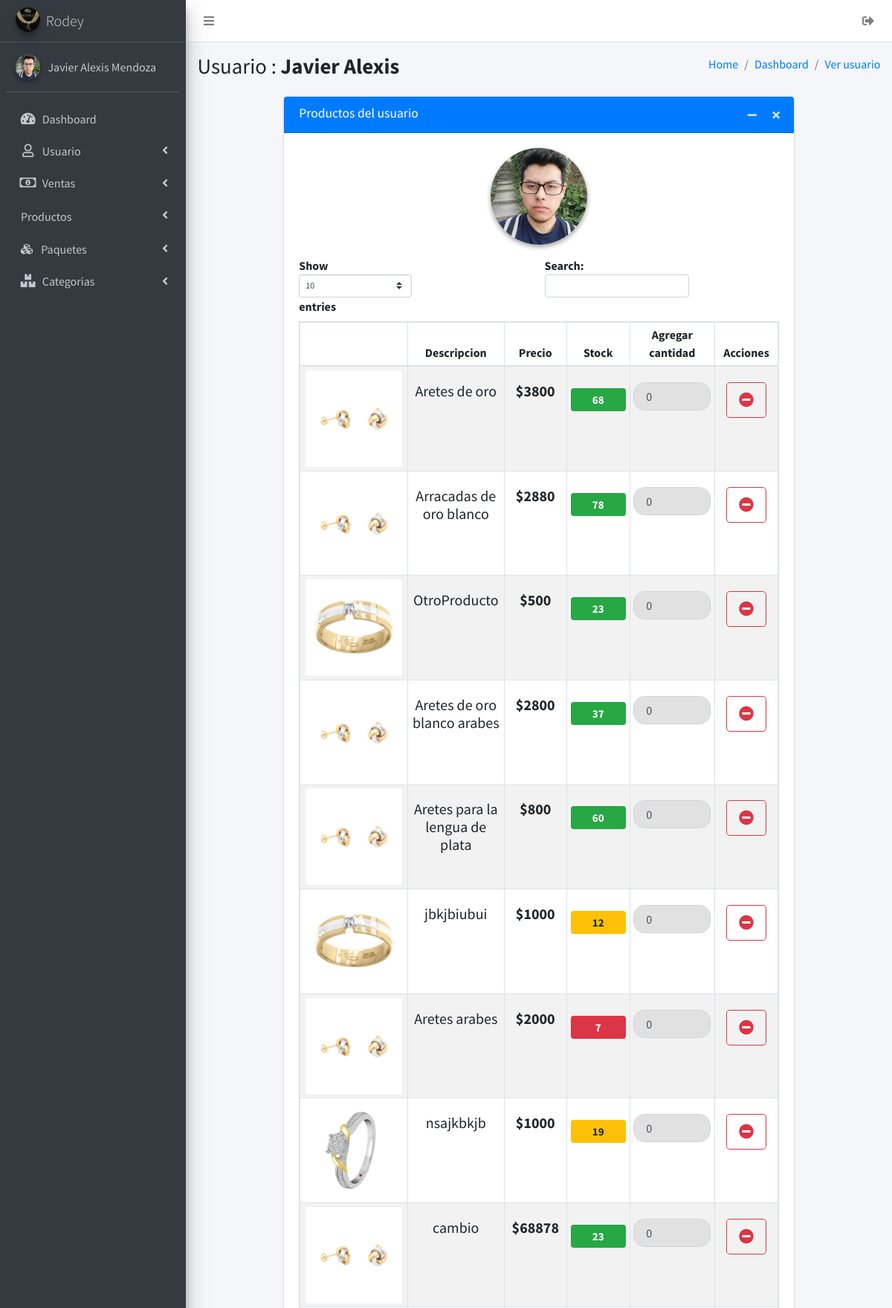
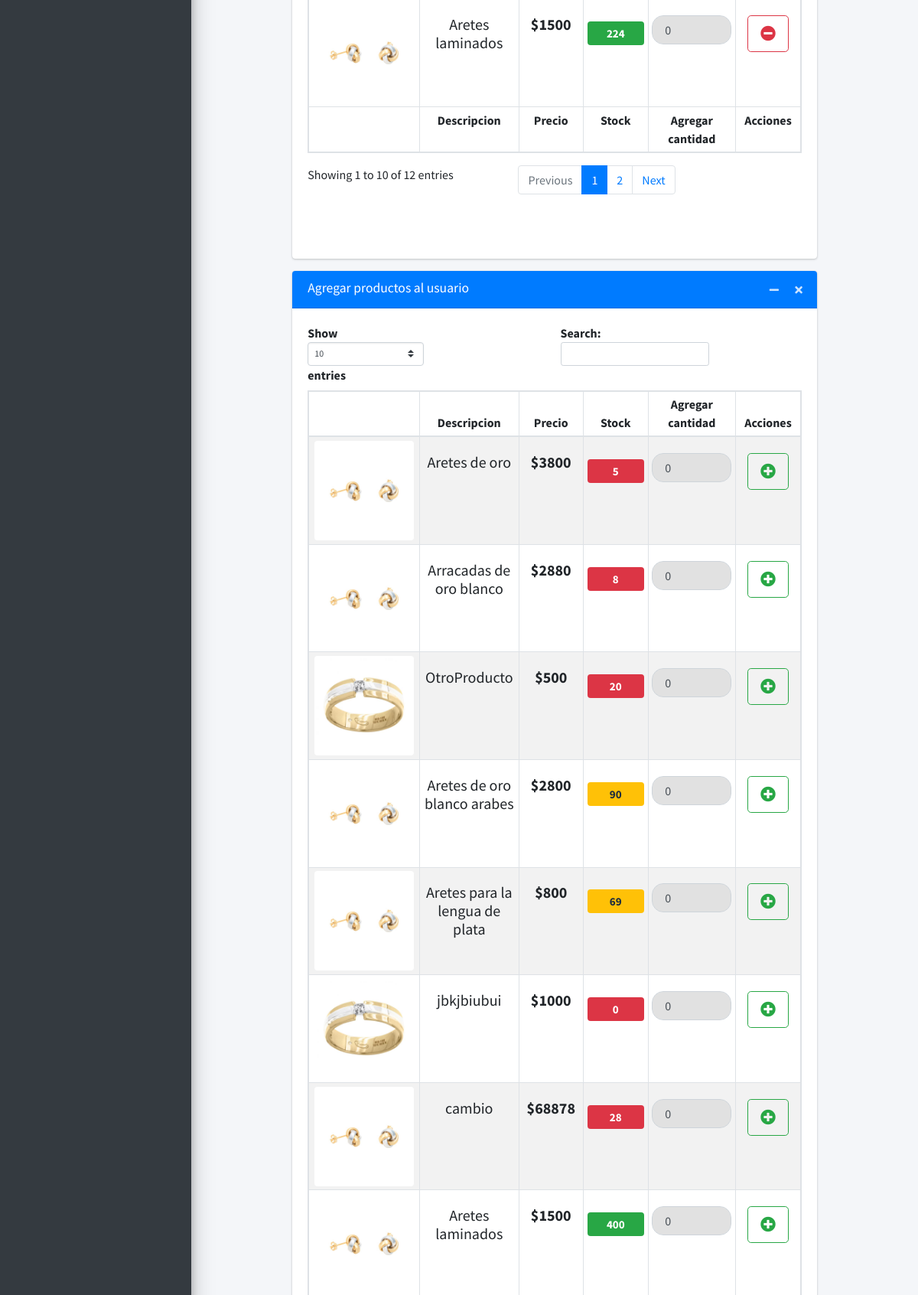
Page /vendedores/asignarProducto/masProducto.php?id=8 (signed in, upper part) on the committed database (2 pictures, top to bottom).
### tables this page shows
CREATE TABLE `usuarios` (
  `idusuarios` int NOT NULL AUTO_INCREMENT,
  `nombre` varchar(45) NOT NULL,
  `apellidoP` varchar(45) NOT NULL,
  `apellidoM` varchar(45) NOT NULL,
  `numeroCelular` varchar(20) DEFAULT NULL,
  `correoElectronico` varchar(45) DEFAULT NULL,
  `direccion` varchar(100) DEFAULT NULL,
  `estado` tinyint(1) NOT NULL DEFAULT '1',
  `usuario` varchar(30) NOT NULL,
  `contraseña` varchar(300) NOT NULL,
  `imgUsuario` varchar(200) DEFAULT NULL,
  `categoria_usuario` int NOT NULL,
  PRIMARY KEY (`idusuarios`),
  KEY `fk_categoria_idx` (`categoria_usuario`),
  CONSTRAINT `fk_categoria` FOREIGN KEY (`categoria_usuario`) REFERENCES `categoria_usuario` (`idcategoria_usuario`)
);

CREATE TABLE `producto` (
  `idProducto` int NOT NULL AUTO_INCREMENT,
  `categoria_kf` int NOT NULL,
  `descripcion` varchar(150) NOT NULL,
  `costo_compra` float NOT NULL,
  `costo_venta` float NOT NULL,
  `cantidad_stock` int NOT NULL,
  `img_producto` varchar(200) DEFAULT NULL,
  PRIMARY KEY (`idProducto`),
  KEY `fk_producto_categoria_idx` (`categoria_kf`),
  CONSTRAINT `fk_producto_categoria` FOREIGN KEY (`categoria_kf`) REFERENCES `categoria_producto` (`idcategoria_producto`)
);

CREATE TABLE `stockUsuario` (
  `idUsuario` int NOT NULL,
  `idProducto` int NOT NULL,
  `cantidadProducto` int NOT NULL,
  KEY `fk_stockProducto_idx` (`idProducto`),
  KEY `fk_stockUsuario_idx` (`idUsuario`),
  CONSTRAINT `fk_stockProducto` FOREIGN KEY (`idProducto`) REFERENCES `producto` (`idProducto`),
  CONSTRAINT `fk_stockUsuario` FOREIGN KEY (`idUsuario`) REFERENCES `usuarios` (`idusuarios`)
);

### vendedores/asignarProducto/masProducto.php (the view, shortened to what the rows shown need)
<?php
include '../../sessionIniciada.php';
?>
<!DOCTYPE html>
<html lang="es">
<head>
    <link rel="stylesheet" href="../../plugins/fontawesome-free/css/all.min.css">
    <link rel="stylesheet" href="https://code.ionicframework.com/ionicons/2.0.1/css/ionicons.min.css">
    <link rel="stylesheet" href="../../dist/css/adminlte.min.css">
    <link rel="stylesheet" href="../../plugins/overlayScrollbars/css/OverlayScrollbars.min.css">
    <link rel="stylesheet" href="../../plugins/summernote/summernote-bs4.css">
</head>
<body class="hold-transition sidebar-mini layout-fixed">
    <div class="wrapper">
        <aside class="main-sidebar sidebar-dark-primary elevation-4">
            <div class="sidebar">
                <div class="user-panel mt-3 pb-3 mb-3 d-flex">
                    <div class="image">
                        <img src="../<?= $IMGUSER ?>" class="img-circle elevation-2" alt="User Image">
                    </div>
                    <div class="info">
                        <a href="#" class="d-block"><?php echo $NOMBREUSER ?></a>
                    </div>
                </div>
            </div>
        </aside>
        <div class="content-wrapper">
            <div class="content-header">
                <div class="container-fluid">
                    <div class="row mb-2">
                        <div class="col-sm-6">
                            <?php
                            include '../../conexiones/conexion.php';
                            $sql = "select * from usuarios where idusuarios=" . $_GET['id'];
                            $res = $conexion->query($sql);
                            $mostrarCambio = mysqli_fetch_array($res);
                            ?>
                            <h1>Usuario : <strong> <?php echo $mostrarCambio['nombre'] ?></strong> </h1>
                        </div>
                    </div>
                </div>
            </div>
            <section class="content">
                <div class="container-fluid">
                    <div class="row justify-content-center">
                        <div class="col-sm-12 col-md-10 col-lg-9">
                            <div class="card card-primary card-default ">
                                <?php
                                include '../../conexiones/conexion.php';
                                $sql = "CALL productosUsuario(" . $_GET['id'] . ")";
                                $resultado = $conexion->query($sql);
                                ?>
                                <div class="card-body">
                                    <div class="mb-3 text-center">
                                        <?php
                                        $imagenUser="";
                                        if($mostrarCambio['imgUsuario']=='user-default.jpg'){
                                            $imagenUser="../../uploads/".$mostrarCambio['imgUsuario'];
                                        }else{
                                            $imagenUser="../".$mostrarCambio['imgUsuario'];
                                        }
                                        ?>
                                        <img src="<?= $imagenUser ?>" class="img-circle elevation-2" width="130"
                                            alt="<?= $imagenUser ?>">
                                    </div>
                                    <div class="row mb-5 justify-content-center">
                                        <div class="col-12">
                                            <table id="example2"
                                                class="table-sm table-hover table-responsive table table-striped table-bordered text-center">
                                                <thead class="">
                                                    <tr class="">
                                                        <th></th>
                                                        <th>Descripcion</th>
                                                        <th>Precio</th>
                                                        <th>Stock</th>
                                                        <th>Agregar cantidad</th>
                                                        <th>Acciones</th>
                                                    </tr>
                                                </thead>
                                                <tbody>
                                                    <?php
                                                    while ($mostrar = mysqli_fetch_array($resultado)) {
                                                        $img = $mostrar['img'];
                                                    ?>
                                                    <tr>
                                                        <td><img src="../../img_productos/<?= $img ?>"
                                                                class="img-rounded" alt="" width="130"></td>
                                                        <td>
                                                            <p class="mt-3 h5"><?php echo $mostrar['descripcion'] ?></p>
                                                        </td>
                                                        <td>
                                                            <p class="mt-3 h5">
                                                                <strong><?php echo '$' . $mostrar['costo'] ?></strong>
                                                            </p>
                                                        </td>
                                                        <td>
                                                            <p class="mt-3 h5"><span
                                                                    class="badge mt-4 p-2 <?= ($mostrar['stock'] < 10) ? "badge-danger" : (($mostrar['stock'] < 20) ? "badge-warning" : "badge-success") ?> d-block"><?php echo $mostrar['stock'] ?></span>
                                                            </p>
                                                        </td>
                                                        <form
                                                            action="removerProductoUsuario.php?id=<?= $_GET['id'] ?>&idProducto=<?= $mostrar['id_producto'] ?>"
                                                            autocomplete="off" method="POST">
                                                            <td>
                                                                <div class="form-group mt-3">
                                                                    <input id="" name="valor"
                                                                        max="<?= $mostrar['stock'] ?>" min='0' value="0"
                                                                        class="form-control estilo" type="number"
                                                                        name="">
                                                                </div>
                                                            </td>
                                                            <td>
                                                                <div class="btn-group btn-group mt-3">
                                                                    <button type="submit"
                                                                        class="btn btn-lg btn-outline-danger"><i
                                                                            class="fas fa-minus-circle"></i></button>
                                                                </div>
                                                            </td>
                                                        </form>
                                                    </tr>
                                                    <?php }
                                                    ?>
                                                </tbody>
                                                <tfoot>
                                                    <tr>
                                                        <th></th>
                                                        <th>Descripcion</th>
                                                        <th>Precio</th>
                                                        <th>Stock</th>
                                                        <th>Agregar cantidad</th>
                                                        <th>Acciones</th>
                                                    </tr>
                                                </tfoot>
                                            </table>
                                        </div>
                                    </div>
                                </div>
                            </div>
                        </div>
                    </div>
                    <div class="row justify-content-center">
                        <div class="col-sm-12 col-md-10 col-lg-9">
                            <div class="card card-primary card-default ">
                                <?php
                                include '../../conexiones/conexion.php';
                                $sql = "CALL select_tabla_productos()";
                                $resultado = $conexion->query($sql);
                                ?>
                                <div class="card-body">
                                    <div class="row mb-5 justify-content-center">
                                        <div class="col-12">
                                            <table id="example1"
                                                class="table-sm table-hover table-responsive table table-striped table-bordered text-center">
                                                <thead>
                                                    <tr>
                                                        <th></th>
                                                        <th>Descripcion</th>
                                                        <th>Precio</th>
                                                        <th>Stock</th>
                                                        <th>Agregar cantidad</th>
                                                        <th>Acciones</th>
                                                    </tr>
                                                </thead>
                                                <tbody>
                                                    <?php
                                                    while ($mostrar = mysqli_fetch_array($resultado)) {
                                                        $img = $mostrar['img'];
                                                    ?>
                                                    <tr>
                                                        <td><img src="../../img_productos/<?= $img ?>"
                                                                class="img-rounded" alt="" width="130"></td>
                                                        <td>
                                                            <p class="h5 mt-3"><?php echo $mostrar['descripcion'] ?></p>
                                                        </td>
                                                        <td>
                                                            <p class="h5 mt-3">
                                                                <strong><?php echo '$' . $mostrar['costo'] ?></strong>
                                                            </p>
                                                        </td>
                                                        <td>
                                                            <p class="h5 mt-3"><span
                                                                    class="badge p-2 mt-4 <?= ($mostrar['stock'] < 50) ? "badge-danger" : (($mostrar['stock'] < 100) ? "badge-warning" : "badge-success") ?> d-block"><?php echo $mostrar['stock'] ?></span>
                                                            </p>
                                                        </td>
                                                        <form
                                                            action="asignarProductoUsuario.php?id=<?= $_GET['id'] ?>&idProducto=<?= $mostrar['id_producto'] ?>"
                                                            autocomplete="off" method="POST">
                                                            <td>
                                                                <div class="form-group mt-3">
                                                                    <input id="" name="valor"
                                                                        max="<?= $mostrar['stock'] ?>" min='0' value="0"
                                                                        class="form-control estilo" type="number"
                                                                        name="">
                                                                </div>
                                                            </td>
                                                            <td>
                                                                <div class="btn-group btn-group mt-3">
                                                                    <button type="submit"
                                                                        class="btn btn-lg btn-outline-success"><i
                                                                            class="fas fa-plus-circle"></i></button>
                                                                </div>
                                                            </td>
                                                        </form>
                                                    </tr>
                                                    <?php }
                                                    ?>
                                                </tbody>
                                            </table>
                                        </div>
                                    </div>
                                </div>
                            </div>
                        </div>
                    </div>
                </div>
            </section>
        </div>
    </div>
</body>
</html>

### rows in the picture
usuarios: imgUsuario (picture), NOMBREUSER "Javier Alexis Mendoza", nombre "Javier Alexis"
producto: img_producto (picture), descripcion "Aretes de oro", costo_venta "3800", stockusuario.cantidadProducto "68", cantidad_stock "5"
producto: img_producto (picture), descripcion "Arracadas de oro blanco", costo_venta "2880", stockusuario.cantidadProducto "78", cantidad_stock "8"
producto: img_producto (picture), descripcion "OtroProducto", costo_venta "500", stockusuario.cantidadProducto "23", cantidad_stock "20"
producto: img_producto (picture), descripcion "Aretes de oro blanco arabes", costo_venta "2800", stockusuario.cantidadProducto "37", cantidad_stock "90"
producto: img_producto (picture), descripcion "Aretes para la lengua de plata", costo_venta "800", stockusuario.cantidadProducto "60", cantidad_stock "69"
producto: img_producto (picture), descripcion "jbkjbiubui", costo_venta "1000", stockusuario.cantidadProducto "12", cantidad_stock "0", valor "0"
producto: img_producto (picture), descripcion "Aretes arabes", costo_venta "2000", stockusuario.cantidadProducto "7"
producto: img_producto (picture), descripcion "nsajkbkjb", costo_venta "1000", stockusuario.cantidadProducto "19"
producto: img_producto (picture), descripcion "cambio", costo_venta "68878", stockusuario.cantidadProducto "23", cantidad_stock "28"
producto: img_producto (picture), descripcion "Aretes laminados", costo_venta "1500", stockusuario.cantidadProducto "224", cantidad_stock "400"
